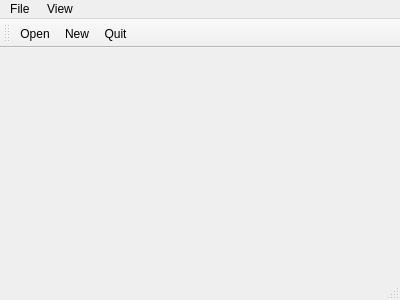
<?xml version="1.0" encoding="UTF-8"?>
<ui version="4.0">
 <class>MainWindow</class>
 <widget class="QMainWindow" name="MainWindow">
  <property name="geometry">
   <rect>
    <x>0</x>
    <y>0</y>
    <width>400</width>
    <height>300</height>
   </rect>
  </property>
  <property name="windowTitle">
   <string>MainWindow</string>
  </property>
  <widget class="QWidget" name="centralWidget"/>
  <widget class="QMenuBar" name="menuBar">
   <property name="geometry">
    <rect>
     <x>0</x>
     <y>0</y>
     <width>400</width>
     <height>21</height>
    </rect>
   </property>
   <widget class="QMenu" name="menuFile">
    <property name="title">
     <string>File </string>
    </property>
    <addaction name="actionOpen"/>
    <addaction name="actionNew"/>
    <addaction name="actionQuit"/>
   </widget>
   <widget class="QMenu" name="menuView">
    <property name="title">
     <string>View</string>
    </property>
    <addaction name="actionZom_In"/>
    <addaction name="actionZoom_Out"/>
   </widget>
   <addaction name="menuFile"/>
   <addaction name="menuView"/>
  </widget>
  <widget class="QToolBar" name="mainToolBar">
   <attribute name="toolBarArea">
    <enum>TopToolBarArea</enum>
   </attribute>
   <attribute name="toolBarBreak">
    <bool>false</bool>
   </attribute>
   <addaction name="actionOpen"/>
   <addaction name="actionNew"/>
   <addaction name="actionQuit"/>
  </widget>
  <widget class="QStatusBar" name="statusBar"/>
  <action name="actionOpen">
   <property name="icon">
    <iconset resource="resource.qrc">
     <normaloff>:/rec/img/Graphics-Painting-icon.png</normaloff>:/rec/img/Graphics-Painting-icon.png</iconset>
   </property>
   <property name="text">
    <string>Open</string>
   </property>
  </action>
  <action name="actionNew">
   <property name="icon">
    <iconset resource="resource.qrc">
     <normaloff>:/rec/img/Image-JPEG-icon.png</normaloff>:/rec/img/Image-JPEG-icon.png</iconset>
   </property>
   <property name="text">
    <string>New</string>
   </property>
  </action>
  <action name="actionQuit">
   <property name="icon">
    <iconset resource="resource.qrc">
     <normaloff>:/rec/img/Images-icon.png</normaloff>:/rec/img/Images-icon.png</iconset>
   </property>
   <property name="text">
    <string>Quit</string>
   </property>
  </action>
  <action name="actionZoom_Out">
   <property name="text">
    <string>Zoom Out</string>
   </property>
  </action>
  <action name="actionZom_In">
   <property name="text">
    <string>Zom In</string>
   </property>
  </action>
 </widget>
 <layoutdefault spacing="6" margin="11"/>
 <resources>
  <include location="resource.qrc"/>
 </resources>
 <connections/>
</ui>
